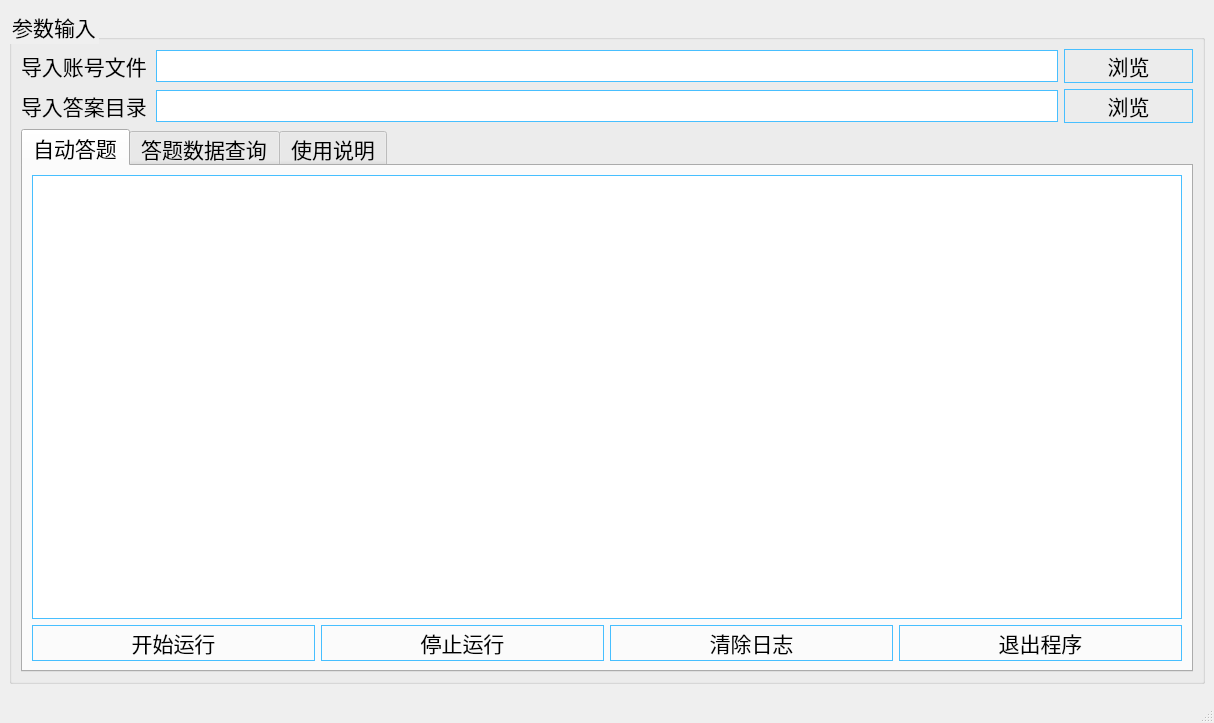
<?xml version="1.0" encoding="UTF-8"?>
<ui version="4.0">
 <class>MainWindow</class>
 <widget class="QMainWindow" name="MainWindow">
  <property name="geometry">
   <rect>
    <x>0</x>
    <y>0</y>
    <width>1214</width>
    <height>723</height>
   </rect>
  </property>
  <property name="minimumSize">
   <size>
    <width>1</width>
    <height>0</height>
   </size>
  </property>
  <property name="font">
   <font>
    <family>华文行楷</family>
    <pointsize>9</pointsize>
    <weight>50</weight>
    <italic>false</italic>
    <bold>false</bold>
   </font>
  </property>
  <property name="windowTitle">
   <string>云创学习-自动答题 作者：小洲   Vx：zs1721248377</string>
  </property>
  <property name="styleSheet">
   <string notr="true">* { 
    color: black;
    font-size:21px;
	font: 9pt &quot;华文行楷&quot;;
}
</string>
  </property>
  <widget class="QWidget" name="centralwidget">
   <layout class="QVBoxLayout" name="verticalLayout_3">
    <item>
     <widget class="QGroupBox" name="groupBox">
      <property name="sizeIncrement">
       <size>
        <width>1</width>
        <height>0</height>
       </size>
      </property>
      <property name="title">
       <string>参数输入</string>
      </property>
      <layout class="QVBoxLayout" name="verticalLayout_2">
       <item>
        <layout class="QHBoxLayout" name="horizontalLayout" stretch="1,7,1">
         <item>
          <widget class="QLabel" name="label_2">
           <property name="sizePolicy">
            <sizepolicy hsizetype="Preferred" vsizetype="Fixed">
             <horstretch>0</horstretch>
             <verstretch>0</verstretch>
            </sizepolicy>
           </property>
           <property name="minimumSize">
            <size>
             <width>0</width>
             <height>32</height>
            </size>
           </property>
           <property name="text">
            <string>导入账号文件</string>
           </property>
          </widget>
         </item>
         <item>
          <widget class="QLineEdit" name="fileInput">
           <property name="minimumSize">
            <size>
             <width>0</width>
             <height>32</height>
            </size>
           </property>
           <property name="styleSheet">
            <string notr="true">border:1px solid rgb(71, 191, 255);
font: 9pt &quot;华文楷体&quot;;</string>
           </property>
          </widget>
         </item>
         <item>
          <widget class="QPushButton" name="fileImportButton">
           <property name="minimumSize">
            <size>
             <width>0</width>
             <height>32</height>
            </size>
           </property>
           <property name="styleSheet">
            <string notr="true">border:1px solid rgb(71, 191, 255);</string>
           </property>
           <property name="text">
            <string>浏览</string>
           </property>
          </widget>
         </item>
        </layout>
       </item>
       <item>
        <layout class="QHBoxLayout" name="horizontalLayout_2" stretch="1,7,1">
         <item>
          <widget class="QLabel" name="label">
           <property name="minimumSize">
            <size>
             <width>0</width>
             <height>32</height>
            </size>
           </property>
           <property name="sizeIncrement">
            <size>
             <width>1</width>
             <height>0</height>
            </size>
           </property>
           <property name="text">
            <string>导入答案目录</string>
           </property>
          </widget>
         </item>
         <item>
          <widget class="QLineEdit" name="directoryInput">
           <property name="minimumSize">
            <size>
             <width>0</width>
             <height>32</height>
            </size>
           </property>
           <property name="styleSheet">
            <string notr="true">border:1px solid rgb(71, 191, 255);
font: 9pt &quot;华文楷体&quot;;</string>
           </property>
          </widget>
         </item>
         <item>
          <widget class="QPushButton" name="directoryImportButton">
           <property name="minimumSize">
            <size>
             <width>0</width>
             <height>32</height>
            </size>
           </property>
           <property name="styleSheet">
            <string notr="true">border:1px solid rgb(71, 191, 255);</string>
           </property>
           <property name="text">
            <string>浏览</string>
           </property>
          </widget>
         </item>
        </layout>
       </item>
       <item>
        <widget class="QTabWidget" name="tabWidget">
         <property name="currentIndex">
          <number>0</number>
         </property>
         <widget class="QWidget" name="tab">
          <attribute name="title">
           <string>自动答题</string>
          </attribute>
          <layout class="QVBoxLayout" name="verticalLayout_4">
           <item>
            <widget class="QTableWidget" name="tableWidgetAnswer">
             <property name="sizePolicy">
              <sizepolicy hsizetype="Expanding" vsizetype="Expanding">
               <horstretch>0</horstretch>
               <verstretch>0</verstretch>
              </sizepolicy>
             </property>
             <property name="minimumSize">
              <size>
               <width>0</width>
               <height>0</height>
              </size>
             </property>
             <property name="font">
              <font>
               <family>华文楷体</family>
               <pointsize>9</pointsize>
               <weight>50</weight>
               <italic>false</italic>
               <bold>false</bold>
               <kerning>true</kerning>
              </font>
             </property>
             <property name="cursor" stdset="0">
              <cursorShape>UpArrowCursor</cursorShape>
             </property>
             <property name="layoutDirection">
              <enum>Qt::LeftToRight</enum>
             </property>
             <property name="autoFillBackground">
              <bool>false</bool>
             </property>
             <property name="styleSheet">
              <string notr="true">QTableWidget {
	border:1px solid rgb(71, 191, 255);
    gridline-color: rgb(71, 191, 255);
	color: black;
    font-size:16px;
	font: 9pt &quot;华文楷体&quot;;
	text-align:center;
}</string>
             </property>
             <property name="lineWidth">
              <number>1</number>
             </property>
             <property name="verticalScrollBarPolicy">
              <enum>Qt::ScrollBarAsNeeded</enum>
             </property>
             <property name="horizontalScrollBarPolicy">
              <enum>Qt::ScrollBarAsNeeded</enum>
             </property>
             <property name="alternatingRowColors">
              <bool>true</bool>
             </property>
             <property name="rowCount">
              <number>0</number>
             </property>
             <property name="columnCount">
              <number>5</number>
             </property>
             <attribute name="horizontalHeaderVisible">
              <bool>false</bool>
             </attribute>
             <attribute name="horizontalHeaderCascadingSectionResizes">
              <bool>false</bool>
             </attribute>
             <attribute name="horizontalHeaderDefaultSectionSize">
              <number>200</number>
             </attribute>
             <attribute name="horizontalHeaderHighlightSections">
              <bool>true</bool>
             </attribute>
             <attribute name="horizontalHeaderShowSortIndicator" stdset="0">
              <bool>false</bool>
             </attribute>
             <attribute name="horizontalHeaderStretchLastSection">
              <bool>true</bool>
             </attribute>
             <attribute name="verticalHeaderVisible">
              <bool>false</bool>
             </attribute>
             <attribute name="verticalHeaderCascadingSectionResizes">
              <bool>false</bool>
             </attribute>
             <attribute name="verticalHeaderDefaultSectionSize">
              <number>25</number>
             </attribute>
             <attribute name="verticalHeaderHighlightSections">
              <bool>false</bool>
             </attribute>
             <attribute name="verticalHeaderShowSortIndicator" stdset="0">
              <bool>false</bool>
             </attribute>
             <attribute name="verticalHeaderStretchLastSection">
              <bool>true</bool>
             </attribute>
             <column>
              <property name="text">
               <string>账号</string>
              </property>
              <property name="font">
               <font>
                <family>华文行楷</family>
                <pointsize>10</pointsize>
                <weight>75</weight>
                <italic>false</italic>
                <bold>true</bold>
               </font>
              </property>
              <property name="textAlignment">
               <set>AlignCenter</set>
              </property>
             </column>
             <column>
              <property name="text">
               <string>科目</string>
              </property>
              <property name="font">
               <font>
                <family>华文行楷</family>
                <pointsize>10</pointsize>
                <weight>75</weight>
                <bold>true</bold>
               </font>
              </property>
              <property name="textAlignment">
               <set>AlignCenter</set>
              </property>
             </column>
             <column>
              <property name="text">
               <string>作业</string>
              </property>
              <property name="font">
               <font>
                <family>华文行楷</family>
                <pointsize>10</pointsize>
                <weight>75</weight>
                <bold>true</bold>
               </font>
              </property>
              <property name="textAlignment">
               <set>AlignCenter</set>
              </property>
             </column>
             <column>
              <property name="text">
               <string>状态</string>
              </property>
              <property name="font">
               <font>
                <family>华文行楷</family>
                <pointsize>10</pointsize>
                <weight>75</weight>
                <bold>true</bold>
               </font>
              </property>
              <property name="textAlignment">
               <set>AlignCenter</set>
              </property>
             </column>
             <column>
              <property name="text">
               <string>日志信息</string>
              </property>
              <property name="font">
               <font>
                <family>华文行楷</family>
                <pointsize>10</pointsize>
                <weight>75</weight>
                <bold>true</bold>
               </font>
              </property>
              <property name="textAlignment">
               <set>AlignCenter</set>
              </property>
             </column>
            </widget>
           </item>
           <item>
            <layout class="QHBoxLayout" name="horizontalLayout_3">
             <item>
              <widget class="QPushButton" name="startButton">
               <property name="minimumSize">
                <size>
                 <width>0</width>
                 <height>36</height>
                </size>
               </property>
               <property name="styleSheet">
                <string notr="true">border:1px solid rgb(71, 191, 255);</string>
               </property>
               <property name="text">
                <string>开始运行</string>
               </property>
              </widget>
             </item>
             <item>
              <widget class="QPushButton" name="stopButton">
               <property name="minimumSize">
                <size>
                 <width>0</width>
                 <height>36</height>
                </size>
               </property>
               <property name="styleSheet">
                <string notr="true">border:1px solid rgb(71, 191, 255);</string>
               </property>
               <property name="text">
                <string>停止运行</string>
               </property>
              </widget>
             </item>
             <item>
              <widget class="QPushButton" name="clearLoggerButton">
               <property name="minimumSize">
                <size>
                 <width>0</width>
                 <height>36</height>
                </size>
               </property>
               <property name="styleSheet">
                <string notr="true">border:1px solid rgb(71, 191, 255);</string>
               </property>
               <property name="text">
                <string>清除日志</string>
               </property>
              </widget>
             </item>
             <item>
              <widget class="QPushButton" name="exitButton">
               <property name="minimumSize">
                <size>
                 <width>0</width>
                 <height>36</height>
                </size>
               </property>
               <property name="styleSheet">
                <string notr="true">border:1px solid rgb(71, 191, 255);</string>
               </property>
               <property name="text">
                <string>退出程序</string>
               </property>
              </widget>
             </item>
            </layout>
           </item>
          </layout>
         </widget>
         <widget class="QWidget" name="tab_2">
          <attribute name="title">
           <string>答题数据查询</string>
          </attribute>
          <layout class="QVBoxLayout" name="verticalLayout">
           <item>
            <widget class="QTableWidget" name="tableWidgetFind">
             <property name="styleSheet">
              <string notr="true">QTableWidget {
	border:1px solid rgb(71, 191, 255);
    gridline-color: rgb(71, 191, 255);
	color: black;
    font-size:16px;
	font: 9pt &quot;华文楷体&quot;;
	text-align:center;
}</string>
             </property>
             <property name="rowCount">
              <number>0</number>
             </property>
             <attribute name="horizontalHeaderCascadingSectionResizes">
              <bool>false</bool>
             </attribute>
             <attribute name="horizontalHeaderMinimumSectionSize">
              <number>28</number>
             </attribute>
             <attribute name="horizontalHeaderDefaultSectionSize">
              <number>200</number>
             </attribute>
             <attribute name="horizontalHeaderStretchLastSection">
              <bool>true</bool>
             </attribute>
             <column>
              <property name="text">
               <string>账号</string>
              </property>
              <property name="font">
               <font>
                <family>华文行楷</family>
                <pointsize>10</pointsize>
                <weight>75</weight>
                <bold>true</bold>
               </font>
              </property>
              <property name="textAlignment">
               <set>AlignCenter</set>
              </property>
             </column>
             <column>
              <property name="text">
               <string>科目</string>
              </property>
              <property name="font">
               <font>
                <family>华文行楷</family>
                <pointsize>10</pointsize>
                <weight>75</weight>
                <bold>true</bold>
               </font>
              </property>
              <property name="textAlignment">
               <set>AlignCenter</set>
              </property>
             </column>
             <column>
              <property name="text">
               <string>作业</string>
              </property>
              <property name="font">
               <font>
                <family>华文行楷</family>
                <pointsize>10</pointsize>
                <weight>75</weight>
                <bold>true</bold>
               </font>
              </property>
              <property name="textAlignment">
               <set>AlignCenter</set>
              </property>
             </column>
             <column>
              <property name="text">
               <string>状态</string>
              </property>
              <property name="font">
               <font>
                <family>华文行楷</family>
                <pointsize>10</pointsize>
                <weight>75</weight>
                <bold>true</bold>
               </font>
              </property>
              <property name="textAlignment">
               <set>AlignCenter</set>
              </property>
             </column>
             <column>
              <property name="text">
               <string>备注</string>
              </property>
              <property name="font">
               <font>
                <family>华文行楷</family>
                <pointsize>10</pointsize>
                <weight>75</weight>
                <bold>true</bold>
               </font>
              </property>
              <property name="textAlignment">
               <set>AlignCenter</set>
              </property>
             </column>
            </widget>
           </item>
           <item>
            <layout class="QHBoxLayout" name="horizontalLayout_4">
             <item>
              <widget class="QPushButton" name="pushButton">
               <property name="minimumSize">
                <size>
                 <width>0</width>
                 <height>36</height>
                </size>
               </property>
               <property name="styleSheet">
                <string notr="true">border:1px solid rgb(71, 191, 255);</string>
               </property>
               <property name="text">
                <string>线上查询完成作业并更新本地数据</string>
               </property>
              </widget>
             </item>
             <item>
              <widget class="QPushButton" name="successFindButton">
               <property name="minimumSize">
                <size>
                 <width>0</width>
                 <height>36</height>
                </size>
               </property>
               <property name="styleSheet">
                <string notr="true">border:1px solid rgb(71, 191, 255);</string>
               </property>
               <property name="text">
                <string>本地查询完成作业</string>
               </property>
              </widget>
             </item>
             <item>
              <widget class="QPushButton" name="failingFindButton">
               <property name="minimumSize">
                <size>
                 <width>0</width>
                 <height>36</height>
                </size>
               </property>
               <property name="styleSheet">
                <string notr="true">border:1px solid rgb(71, 191, 255);</string>
               </property>
               <property name="text">
                <string>本地查询失败作业</string>
               </property>
              </widget>
             </item>
             <item>
              <widget class="QPushButton" name="clearLoggerButtonTwo">
               <property name="minimumSize">
                <size>
                 <width>0</width>
                 <height>36</height>
                </size>
               </property>
               <property name="styleSheet">
                <string notr="true">border:1px solid rgb(71, 191, 255);</string>
               </property>
               <property name="text">
                <string>清除日志</string>
               </property>
              </widget>
             </item>
             <item>
              <widget class="QPushButton" name="exitProgramTwo">
               <property name="minimumSize">
                <size>
                 <width>0</width>
                 <height>36</height>
                </size>
               </property>
               <property name="styleSheet">
                <string notr="true">border:1px solid rgb(71, 191, 255);</string>
               </property>
               <property name="text">
                <string>退出程序</string>
               </property>
              </widget>
             </item>
            </layout>
           </item>
          </layout>
         </widget>
         <widget class="QWidget" name="tab_3">
          <attribute name="title">
           <string>使用说明</string>
          </attribute>
          <layout class="QHBoxLayout" name="horizontalLayout_5">
           <item>
            <widget class="QTextBrowser" name="textBrowser">
             <property name="styleSheet">
              <string notr="true">font: 10pt &quot;华文楷体&quot;;</string>
             </property>
             <property name="html">
              <string>&lt;!DOCTYPE HTML PUBLIC &quot;-//W3C//DTD HTML 4.0//EN&quot; &quot;http://www.w3.org/TR/REC-html40/strict.dtd&quot;&gt;
&lt;html&gt;&lt;head&gt;&lt;meta name=&quot;qrichtext&quot; content=&quot;1&quot; /&gt;&lt;style type=&quot;text/css&quot;&gt;
p, li { white-space: pre-wrap; }
&lt;/style&gt;&lt;/head&gt;&lt;body style=&quot; font-family:'华文楷体'; font-size:10pt; font-weight:400; font-style:normal;&quot;&gt;
&lt;p style=&quot; margin-top:0px; margin-bottom:0px; margin-left:0px; margin-right:0px; -qt-block-indent:0; text-indent:0px;&quot;&gt;&lt;span style=&quot; font-family:'华文行楷'; font-size:12pt; color:#000000;&quot;&gt;我是小洲；&lt;/span&gt;&lt;/p&gt;
&lt;p style=&quot;-qt-paragraph-type:empty; margin-top:0px; margin-bottom:0px; margin-left:0px; margin-right:0px; -qt-block-indent:0; text-indent:0px; font-family:'华文行楷'; font-size:12pt; color:#000000;&quot;&gt;&lt;br /&gt;&lt;/p&gt;
&lt;p style=&quot; margin-top:0px; margin-bottom:0px; margin-left:0px; margin-right:0px; -qt-block-indent:0; text-indent:0px;&quot;&gt;&lt;span style=&quot; font-family:'华文行楷'; font-size:12pt; color:#000000;&quot;&gt;一名年轻的IT技术博主；&lt;/span&gt;&lt;/p&gt;
&lt;p style=&quot;-qt-paragraph-type:empty; margin-top:0px; margin-bottom:0px; margin-left:0px; margin-right:0px; -qt-block-indent:0; text-indent:0px; font-family:'华文行楷'; font-size:12pt; color:#000000;&quot;&gt;&lt;br /&gt;&lt;/p&gt;
&lt;p style=&quot; margin-top:0px; margin-bottom:0px; margin-left:0px; margin-right:0px; -qt-block-indent:0; text-indent:0px;&quot;&gt;&lt;span style=&quot; font-family:'华文行楷'; font-size:12pt; color:#000000;&quot;&gt;作者的CSDN主页：https://blog.csdn.net/EXIxiaozhou；&lt;/span&gt;&lt;/p&gt;
&lt;p style=&quot;-qt-paragraph-type:empty; margin-top:0px; margin-bottom:0px; margin-left:0px; margin-right:0px; -qt-block-indent:0; text-indent:0px; font-family:'华文行楷'; font-size:12pt; color:#000000;&quot;&gt;&lt;br /&gt;&lt;/p&gt;
&lt;p style=&quot; margin-top:0px; margin-bottom:0px; margin-left:0px; margin-right:0px; -qt-block-indent:0; text-indent:0px;&quot;&gt;&lt;span style=&quot; font-family:'华文行楷'; font-size:12pt; color:#000000;&quot;&gt;此款脚本仅针对云创学习网平台定制的；&lt;/span&gt;&lt;/p&gt;
&lt;p style=&quot;-qt-paragraph-type:empty; margin-top:0px; margin-bottom:0px; margin-left:0px; margin-right:0px; -qt-block-indent:0; text-indent:0px; font-family:'华文行楷'; font-size:12pt; color:#000000;&quot;&gt;&lt;br /&gt;&lt;/p&gt;
&lt;p style=&quot; margin-top:0px; margin-bottom:0px; margin-left:0px; margin-right:0px; -qt-block-indent:0; text-indent:0px;&quot;&gt;&lt;span style=&quot; font-family:'华文行楷'; font-size:12pt; color:#000000;&quot;&gt;网站首页地址：https://yk.myunedu.com&lt;/span&gt;&lt;/p&gt;
&lt;p style=&quot;-qt-paragraph-type:empty; margin-top:0px; margin-bottom:0px; margin-left:0px; margin-right:0px; -qt-block-indent:0; text-indent:0px; font-family:'华文行楷'; font-size:12pt; color:#000000;&quot;&gt;&lt;br /&gt;&lt;/p&gt;
&lt;p style=&quot; margin-top:0px; margin-bottom:0px; margin-left:0px; margin-right:0px; -qt-block-indent:0; text-indent:0px;&quot;&gt;&lt;span style=&quot; font-family:'华文行楷'; font-size:12pt; color:#000000;&quot;&gt;实现了自动答题：单选题、多选题、判断题；&lt;/span&gt;&lt;/p&gt;
&lt;p style=&quot;-qt-paragraph-type:empty; margin-top:0px; margin-bottom:0px; margin-left:0px; margin-right:0px; -qt-block-indent:0; text-indent:0px; font-family:'华文行楷'; font-size:12pt; color:#000000;&quot;&gt;&lt;br /&gt;&lt;/p&gt;
&lt;p style=&quot; margin-top:0px; margin-bottom:0px; margin-left:0px; margin-right:0px; -qt-block-indent:0; text-indent:0px;&quot;&gt;&lt;span style=&quot; font-family:'华文行楷'; font-size:12pt; color:#000000;&quot;&gt;实现了自动上传：pdf、word、img、文本；&lt;/span&gt;&lt;/p&gt;
&lt;p style=&quot;-qt-paragraph-type:empty; margin-top:0px; margin-bottom:0px; margin-left:0px; margin-right:0px; -qt-block-indent:0; text-indent:0px; font-family:'华文行楷'; font-size:12pt; color:#000000;&quot;&gt;&lt;br /&gt;&lt;/p&gt;
&lt;p style=&quot; margin-top:0px; margin-bottom:0px; margin-left:0px; margin-right:0px; -qt-block-indent:0; text-indent:0px;&quot;&gt;&lt;span style=&quot; font-family:'华文行楷'; font-size:12pt; color:#000000;&quot;&gt;导入账号文件参数说明：分别点击浏览选择导入的账户文件，账号格式为:账户,密码\n；&lt;/span&gt;&lt;/p&gt;
&lt;p style=&quot;-qt-paragraph-type:empty; margin-top:0px; margin-bottom:0px; margin-left:0px; margin-right:0px; -qt-block-indent:0; text-indent:0px; font-family:'华文行楷'; font-size:12pt; color:#000000;&quot;&gt;&lt;br /&gt;&lt;/p&gt;
&lt;p style=&quot; margin-top:0px; margin-bottom:0px; margin-left:0px; margin-right:0px; -qt-block-indent:0; text-indent:0px;&quot;&gt;&lt;span style=&quot; font-family:'华文行楷'; font-size:12pt; color:#000000;&quot;&gt;导入答案目录参数说明：答案的目录名称要与学习平台的科目名称一一对应；&lt;/span&gt;&lt;/p&gt;
&lt;p style=&quot;-qt-paragraph-type:empty; margin-top:0px; margin-bottom:0px; margin-left:0px; margin-right:0px; -qt-block-indent:0; text-indent:0px; font-family:'华文行楷'; font-size:12pt; color:#000000;&quot;&gt;&lt;br /&gt;&lt;/p&gt;
&lt;p style=&quot; margin-top:0px; margin-bottom:0px; margin-left:0px; margin-right:0px; -qt-block-indent:0; text-indent:0px;&quot;&gt;&lt;span style=&quot; font-family:'华文行楷'; font-size:12pt; color:#000000;&quot;&gt;自动答题：导入账户文件和答案目录点击开始运行按钮即可；&lt;/span&gt;&lt;/p&gt;
&lt;p style=&quot;-qt-paragraph-type:empty; margin-top:0px; margin-bottom:0px; margin-left:0px; margin-right:0px; -qt-block-indent:0; text-indent:0px; font-family:'华文行楷'; font-size:12pt; color:#000000;&quot;&gt;&lt;br /&gt;&lt;/p&gt;
&lt;p style=&quot; margin-top:0px; margin-bottom:0px; margin-left:0px; margin-right:0px; -qt-block-indent:0; text-indent:0px;&quot;&gt;&lt;span style=&quot; font-family:'华文行楷'; font-size:12pt; color:#000000;&quot;&gt;答题数据查询：点击查询完成作业按钮、点击查询失败作业，即可显示账户作业的完成情况和失败情况；&lt;/span&gt;&lt;/p&gt;
&lt;p style=&quot;-qt-paragraph-type:empty; margin-top:0px; margin-bottom:0px; margin-left:0px; margin-right:0px; -qt-block-indent:0; text-indent:0px; font-family:'华文行楷'; color:#000000;&quot;&gt;&lt;br /&gt;&lt;/p&gt;
&lt;p style=&quot; margin-top:0px; margin-bottom:0px; margin-left:0px; margin-right:0px; -qt-block-indent:0; text-indent:0px;&quot;&gt;&lt;span style=&quot; font-family:'华文行楷'; font-size:12pt; color:#000000;&quot;&gt;收各种 拉新 车企 卷轴盘 虚拟币 秒到 会员 实物项目有利润的都高价收！ 接定制；&lt;/span&gt;&lt;/p&gt;&lt;/body&gt;&lt;/html&gt;</string>
             </property>
             <property name="openExternalLinks">
              <bool>true</bool>
             </property>
            </widget>
           </item>
           <item>
            <widget class="QGroupBox" name="groupBox_2">
             <property name="title">
              <string>GroupBox</string>
             </property>
             <layout class="QVBoxLayout" name="verticalLayout_5">
              <item>
               <widget class="QLabel" name="label_4">
                <property name="font">
                 <font>
                  <family>华文行楷</family>
                  <pointsize>12</pointsize>
                  <weight>50</weight>
                  <italic>false</italic>
                  <bold>false</bold>
                 </font>
                </property>
                <property name="styleSheet">
                 <string notr="true">font: 12pt &quot;华文行楷&quot;;</string>
                </property>
                <property name="text">
                 <string>EXI-小洲   Vx：zs1721248377</string>
                </property>
                <property name="alignment">
                 <set>Qt::AlignCenter</set>
                </property>
               </widget>
              </item>
              <item>
               <widget class="QLabel" name="label_3">
                <property name="sizePolicy">
                 <sizepolicy hsizetype="Fixed" vsizetype="Fixed">
                  <horstretch>0</horstretch>
                  <verstretch>0</verstretch>
                 </sizepolicy>
                </property>
                <property name="minimumSize">
                 <size>
                  <width>100</width>
                  <height>150</height>
                 </size>
                </property>
                <property name="text">
                 <string/>
                </property>
                <property name="scaledContents">
                 <bool>false</bool>
                </property>
               </widget>
              </item>
             </layout>
            </widget>
           </item>
          </layout>
         </widget>
        </widget>
       </item>
      </layout>
     </widget>
    </item>
   </layout>
  </widget>
  <widget class="QStatusBar" name="statusbar"/>
 </widget>
 <resources/>
 <connections/>
</ui>
